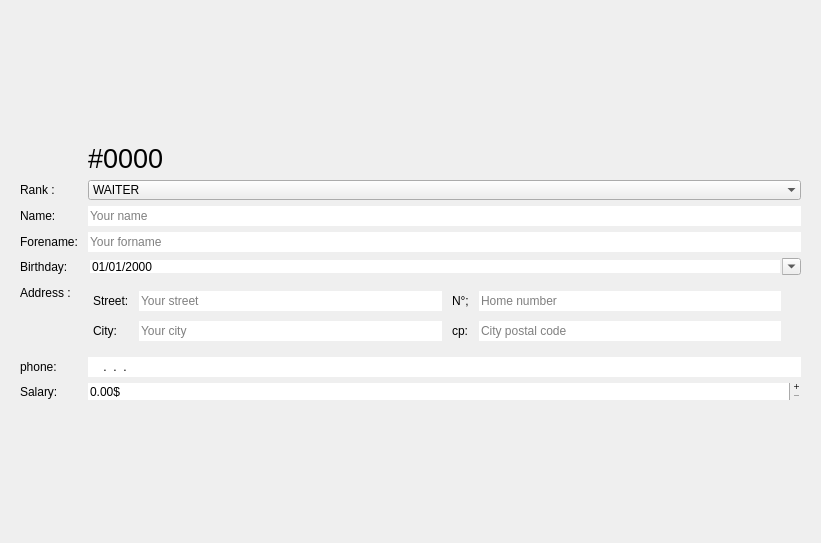
<?xml version="1.0" encoding="UTF-8"?>
<ui version="4.0">
 <class>EmployeeWidget</class>
 <widget class="QWidget" name="EmployeeWidget">
  <property name="geometry">
   <rect>
    <x>0</x>
    <y>0</y>
    <width>821</width>
    <height>543</height>
   </rect>
  </property>
  <property name="windowTitle">
   <string>Form</string>
  </property>
  <property name="styleSheet">
   <string notr="true"/>
  </property>
  <layout class="QVBoxLayout" name="verticalLayout">
   <property name="spacing">
    <number>0</number>
   </property>
   <property name="topMargin">
    <number>2</number>
   </property>
   <property name="bottomMargin">
    <number>2</number>
   </property>
   <item>
    <spacer name="verticalSpacer">
     <property name="orientation">
      <enum>Qt::Vertical</enum>
     </property>
     <property name="sizeHint" stdset="0">
      <size>
       <width>20</width>
       <height>40</height>
      </size>
     </property>
    </spacer>
   </item>
   <item>
    <widget class="QFrame" name="frame">
     <layout class="QFormLayout" name="formLayout">
      <item row="0" column="0">
       <widget class="QLabel" name="label_picture">
        <property name="maximumSize">
         <size>
          <width>200</width>
          <height>200</height>
         </size>
        </property>
        <property name="text">
         <string/>
        </property>
        <property name="pixmap">
         <pixmap resource="../../ressources.qrc">:/images/undefinedUser_icon.png</pixmap>
        </property>
       </widget>
      </item>
      <item row="0" column="1">
       <widget class="QLabel" name="label_code">
        <property name="font">
         <font>
          <pointsize>20</pointsize>
         </font>
        </property>
        <property name="text">
         <string>#0000</string>
        </property>
        <property name="alignment">
         <set>Qt::AlignBottom|Qt::AlignLeading|Qt::AlignLeft</set>
        </property>
        <property name="textInteractionFlags">
         <set>Qt::NoTextInteraction</set>
        </property>
        <property name="buddy">
         <cstring>widget_address</cstring>
        </property>
       </widget>
      </item>
      <item row="3" column="0">
       <widget class="QLabel" name="label_name">
        <property name="text">
         <string>Name:</string>
        </property>
       </widget>
      </item>
      <item row="3" column="1">
       <widget class="QLineEdit" name="line_name">
        <property name="inputMask">
         <string/>
        </property>
        <property name="maxLength">
         <number>50</number>
        </property>
        <property name="frame">
         <bool>false</bool>
        </property>
        <property name="cursorPosition">
         <number>0</number>
        </property>
        <property name="readOnly">
         <bool>false</bool>
        </property>
        <property name="placeholderText">
         <string>Your name</string>
        </property>
        <property name="clearButtonEnabled">
         <bool>false</bool>
        </property>
       </widget>
      </item>
      <item row="4" column="0">
       <widget class="QLabel" name="label_forename">
        <property name="text">
         <string>Forename: </string>
        </property>
       </widget>
      </item>
      <item row="4" column="1">
       <widget class="QLineEdit" name="line_forename">
        <property name="maxLength">
         <number>50</number>
        </property>
        <property name="frame">
         <bool>false</bool>
        </property>
        <property name="readOnly">
         <bool>true</bool>
        </property>
        <property name="placeholderText">
         <string>Your forname</string>
        </property>
       </widget>
      </item>
      <item row="5" column="0">
       <widget class="QLabel" name="label_birthday">
        <property name="text">
         <string>Birthday:</string>
        </property>
       </widget>
      </item>
      <item row="5" column="1">
       <widget class="QDateEdit" name="line_birthday">
        <property name="wrapping">
         <bool>false</bool>
        </property>
        <property name="frame">
         <bool>false</bool>
        </property>
        <property name="readOnly">
         <bool>false</bool>
        </property>
        <property name="buttonSymbols">
         <enum>QAbstractSpinBox::NoButtons</enum>
        </property>
        <property name="keyboardTracking">
         <bool>false</bool>
        </property>
        <property name="currentSection">
         <enum>QDateTimeEdit::DaySection</enum>
        </property>
        <property name="displayFormat">
         <string>dd/MM/yyyy</string>
        </property>
        <property name="calendarPopup">
         <bool>true</bool>
        </property>
        <property name="timeSpec">
         <enum>Qt::LocalTime</enum>
        </property>
        <property name="date">
         <date>
          <year>2000</year>
          <month>1</month>
          <day>1</day>
         </date>
        </property>
       </widget>
      </item>
      <item row="6" column="0">
       <widget class="QLabel" name="label_address">
        <property name="text">
         <string>Address :</string>
        </property>
       </widget>
      </item>
      <item row="6" column="1">
       <widget class="QWidget" name="widget_address" native="true">
        <layout class="QGridLayout" name="layout_address">
         <property name="leftMargin">
          <number>5</number>
         </property>
         <property name="topMargin">
          <number>10</number>
         </property>
         <property name="rightMargin">
          <number>20</number>
         </property>
         <property name="bottomMargin">
          <number>10</number>
         </property>
         <property name="spacing">
          <number>10</number>
         </property>
         <item row="0" column="3">
          <widget class="QLineEdit" name="line_number">
           <property name="maxLength">
            <number>50</number>
           </property>
           <property name="frame">
            <bool>false</bool>
           </property>
           <property name="readOnly">
            <bool>true</bool>
           </property>
           <property name="placeholderText">
            <string>Home number</string>
           </property>
          </widget>
         </item>
         <item row="0" column="2">
          <widget class="QLabel" name="label_number">
           <property name="text">
            <string>N°;</string>
           </property>
          </widget>
         </item>
         <item row="1" column="2">
          <widget class="QLabel" name="label_cp">
           <property name="text">
            <string>cp:</string>
           </property>
          </widget>
         </item>
         <item row="1" column="1">
          <widget class="QLineEdit" name="line_city">
           <property name="maxLength">
            <number>50</number>
           </property>
           <property name="frame">
            <bool>false</bool>
           </property>
           <property name="readOnly">
            <bool>true</bool>
           </property>
           <property name="placeholderText">
            <string>Your city</string>
           </property>
          </widget>
         </item>
         <item row="1" column="3">
          <widget class="QLineEdit" name="line_cp">
           <property name="maxLength">
            <number>50</number>
           </property>
           <property name="frame">
            <bool>false</bool>
           </property>
           <property name="readOnly">
            <bool>true</bool>
           </property>
           <property name="placeholderText">
            <string>City postal code</string>
           </property>
          </widget>
         </item>
         <item row="0" column="1">
          <widget class="QLineEdit" name="line_street">
           <property name="maxLength">
            <number>50</number>
           </property>
           <property name="frame">
            <bool>false</bool>
           </property>
           <property name="readOnly">
            <bool>true</bool>
           </property>
           <property name="placeholderText">
            <string>Your street</string>
           </property>
          </widget>
         </item>
         <item row="0" column="0">
          <widget class="QLabel" name="label_street">
           <property name="text">
            <string>Street:</string>
           </property>
          </widget>
         </item>
         <item row="1" column="0">
          <widget class="QLabel" name="label_city">
           <property name="text">
            <string>City:</string>
           </property>
          </widget>
         </item>
        </layout>
       </widget>
      </item>
      <item row="7" column="0">
       <widget class="QLabel" name="label_phone">
        <property name="text">
         <string>phone:</string>
        </property>
       </widget>
      </item>
      <item row="7" column="1">
       <widget class="QLineEdit" name="line_phone">
        <property name="inputMask">
         <string>9999.99.99.99</string>
        </property>
        <property name="maxLength">
         <number>13</number>
        </property>
        <property name="frame">
         <bool>false</bool>
        </property>
        <property name="readOnly">
         <bool>false</bool>
        </property>
        <property name="placeholderText">
         <string>Your phone number</string>
        </property>
       </widget>
      </item>
      <item row="8" column="1">
       <widget class="QDoubleSpinBox" name="line_salary">
        <property name="frame">
         <bool>false</bool>
        </property>
        <property name="buttonSymbols">
         <enum>QAbstractSpinBox::PlusMinus</enum>
        </property>
        <property name="showGroupSeparator" stdset="0">
         <bool>false</bool>
        </property>
        <property name="suffix">
         <string>$</string>
        </property>
        <property name="maximum">
         <double>1000000.989999999990687</double>
        </property>
       </widget>
      </item>
      <item row="8" column="0">
       <widget class="QLabel" name="label_salary">
        <property name="text">
         <string>Salary:</string>
        </property>
       </widget>
      </item>
      <item row="2" column="0">
       <widget class="QLabel" name="label_rank">
        <property name="text">
         <string>Rank :</string>
        </property>
       </widget>
      </item>
      <item row="2" column="1">
       <widget class="QComboBox" name="comboBox_rank">
        <property name="editable">
         <bool>false</bool>
        </property>
        <property name="insertPolicy">
         <enum>QComboBox::NoInsert</enum>
        </property>
        <property name="frame">
         <bool>false</bool>
        </property>
        <item>
         <property name="text">
          <string>WAITER</string>
         </property>
        </item>
        <item>
         <property name="text">
          <string>BARMAN</string>
         </property>
        </item>
        <item>
         <property name="text">
          <string>MANAGER</string>
         </property>
        </item>
       </widget>
      </item>
     </layout>
    </widget>
   </item>
   <item>
    <spacer name="verticalSpacer_2">
     <property name="orientation">
      <enum>Qt::Vertical</enum>
     </property>
     <property name="sizeHint" stdset="0">
      <size>
       <width>20</width>
       <height>40</height>
      </size>
     </property>
    </spacer>
   </item>
  </layout>
 </widget>
 <tabstops>
  <tabstop>comboBox_rank</tabstop>
  <tabstop>line_name</tabstop>
  <tabstop>line_forename</tabstop>
  <tabstop>line_birthday</tabstop>
  <tabstop>line_street</tabstop>
  <tabstop>line_number</tabstop>
  <tabstop>line_city</tabstop>
  <tabstop>line_cp</tabstop>
  <tabstop>line_phone</tabstop>
  <tabstop>line_salary</tabstop>
 </tabstops>
 <resources>
  <include location="../../ressources.qrc"/>
 </resources>
 <connections/>
</ui>
